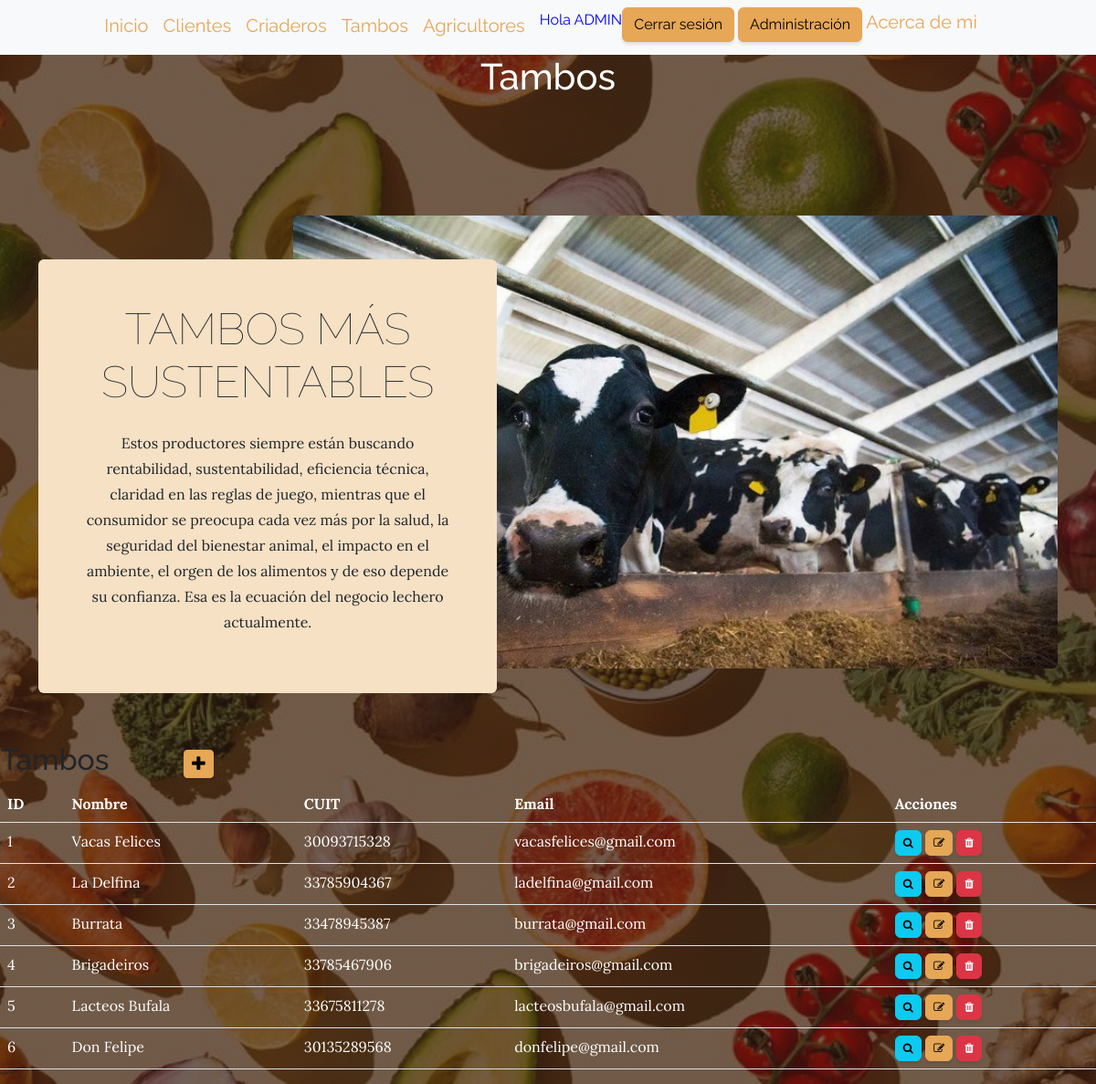
The app's page /aplicacion/tambos/ (signed in) with its own data.
### aplicacion/models.py (models this page shows, shortened)
class Tambo(models.Model):
    nombre=models.CharField(max_length=50)
    cuit=models.IntegerField()
    email=models.EmailField()

### aplicacion/views.py (the view)
# urls.py: path('tambos/', TamboList.as_view(), name="tambos"),
class TamboList(LoginRequiredMixin, ListView):
    model = Tambo

### aplicacion/templates/aplicacion/tambo_list.html (shortened to what this page needs)
{% extends 'aplicacion/base.html' %}
{% load static %}
{% block cabecera %}
    Tambos
{% endblock cabecera %}
{% block contenido %}
<section class="page-section clearfix">
    <div class="container">
        <div class="intro">
            <img class="intro-img img-fluid mb-3 mb-lg-0 rounded" src="{% static 'aplicacion/assets/img/tambo.jpg' %}" alt="..." />
            <div class="intro-text left-0 text-center bg-faded p-5 rounded">
                <h2 class="section-heading mb-4">
                    <span class="section-heading-lower">Tambos más sustentables</span>
                </h2>
                <p class="mb-3">Estos productores siempre están buscando rentabilidad, sustentabilidad, eficiencia técnica, claridad en las reglas de juego, mientras que el consumidor se preocupa cada vez más por la salud, la seguridad del bienestar animal, el impacto en el ambiente, el orgen de los alimentos y de eso depende su confianza. Esa es la ecuación del negocio lechero actualmente.</p>
            </div>
        </div>
    </div>
</section>
<table>
    <tr>
        <td width="200"><h2>Tambos</h2></td>
        <td>
            <a
            href="{% url 'create_tambo' %}"
            class="btn btn-primary btn-sm"
            ><i class="fa fa-plus fa-lg" title="New Record"></i>
            </a>
        </td>
    </tr>
</table>
<table class="table">
    <thead>
        <tr>
            <th>ID</th>
            <th>Nombre</th>
            <th>CUIT</th>
            <th>Email</th>
            <th>Acciones</th>
        </tr>
    </thead>
    <tbody>
    {% for tambo in tambo_list %}
    <tr>
        <td>{{ tambo.id }}</td>
        <td>{{ tambo.nombre}}</td>
        <td>{{ tambo.cuit}}</td>
        <td>{{ tambo.email}}</td>
        <td>
            <a
             href="{% url 'detail_tambo' tambo.id %}"
             class="btn btn-info"
             style="--bs-btn-padding-y: .25rem; --bs-btn-padding-x: .5rem; --bs-btn-font-size: .75rem;"
             ><i class="fa fa-search fa-sm" tittle="View Record"></i>
            </a>
            <a
             href="{% url 'update_tambo' tambo.id %}"
             class="btn btn-primary"
             style="--bs-btn-padding-y: .25rem; --bs-btn-padding-x: .5rem; --bs-btn-font-size: .75rem;"
             ><i class="fa fa-edit fa-sm" tittle="Edit Record"></i>
            </a>
            <a
             href="{% url 'delete_tambo' tambo.id %}"
             class="btn btn-danger"
             style="--bs-btn-padding-y: .25rem; --bs-btn-padding-x: .5rem; --bs-btn-font-size: .75rem;"
             ><i class="fa fa-trash fa-sm" tittle="Delete Record"></i>
           </a>
        </td>
    </tr>
    {% endfor %}
    </tbody>
</table>
{% endblock contenido %}

### aplicacion/templates/aplicacion/base.html (shortened to what this page needs)
<!DOCTYPE html>
<html lang="en">
    <head>
        {% load static %}
        <link rel="stylesheet" href="https://stackpath.bootstrapcdn.com/font-awesome/4.7.0/css/font-awesome.min.css">
        <link href="https://cdn.jsdelivr.net/npm/bootstrap@5.3.1/dist/css/bootstrap.min.css" rel="stylesheet">
        <link href="{% static 'aplicacion/css/styles.css' %}" rel="stylesheet" />
    </head>
    <body>
        <nav class="navbar navbar-expand-lg bg-body-tertiary" id="mainNav">
            <div class="container">
                <div class="collapse navbar-collapse" id="navbarSupportedContent">
                    <ul class="navbar-nav mx-auto">
                        <a class="navbar-brand" href="{% url 'inicio' %}">Inicio</a>
                        {% if user.is_authenticated %}
                        <a class="navbar-brand" href="{% url 'clientes' %}">Clientes</a>
                        <a class="navbar-brand" href="{% url 'criaderos' %}">Criaderos</a>
                        <a class="navbar-brand" href="{% url 'tambos' %}">Tambos</a>
                        <a class="navbar-brand" href="{% url 'agricultores' %}">Agricultores</a>
                        <p style="color:blue">Hola {{ user.username|upper }}</p>
                        <div>
                        <a class="btn btn-primary" href="{% url 'logout' %}">Cerrar sesión</a>
                        <a class="btn btn-primary" href="{% url 'admin:index' %}">Administración</a>
                        <a class="navbar-brand" href="{% url 'acerca' %}">Acerca de mi</a>
                        {% else %}
                        <a class="btn btn-info" href="{% url 'register' %}">Registrarse</a>
                        <a class="btn btn-info" href="{% url 'login' %}">Login</a>
                        {% endif %}
                    </ul>
                </div>
            </div>
        </nav>
        <header class="masthead">
            <div class="container position-relative">
                <div class="row justify-content-center">
                    <div class="col-xl-6">
                        <div class="text-center text-white">
                            <h1 class="mb-5">
                                {% block cabecera %}{% endblock cabecera %}
                            </h1>
                        </div>
                    </div>
                </div>
            </div>
        </header>
        {% block contenido %}{% endblock contenido %}
    </body>
</html>

### records on screen
Tambo: id "1", nombre "Vacas Felices", cuit "30093715328", email "vacasfelices@gmail.com"
Tambo: id "2", nombre "La Delfina", cuit "33785904367", email "ladelfina@gmail.com"
Tambo: id "3", nombre "Burrata", cuit "33478945387", email "burrata@gmail.com"
Tambo: id "4", nombre "Brigadeiros", cuit "33785467906", email "brigadeiros@gmail.com"
Tambo: id "5", nombre "Lacteos Bufala", cuit "33675811278", email "lacteosbufala@gmail.com"
Tambo: id "6", nombre "Don Felipe", cuit "30135289568", email "donfelipe@gmail.com"

### other values on screen
{{ user.username|upper }} "ADMIN"
